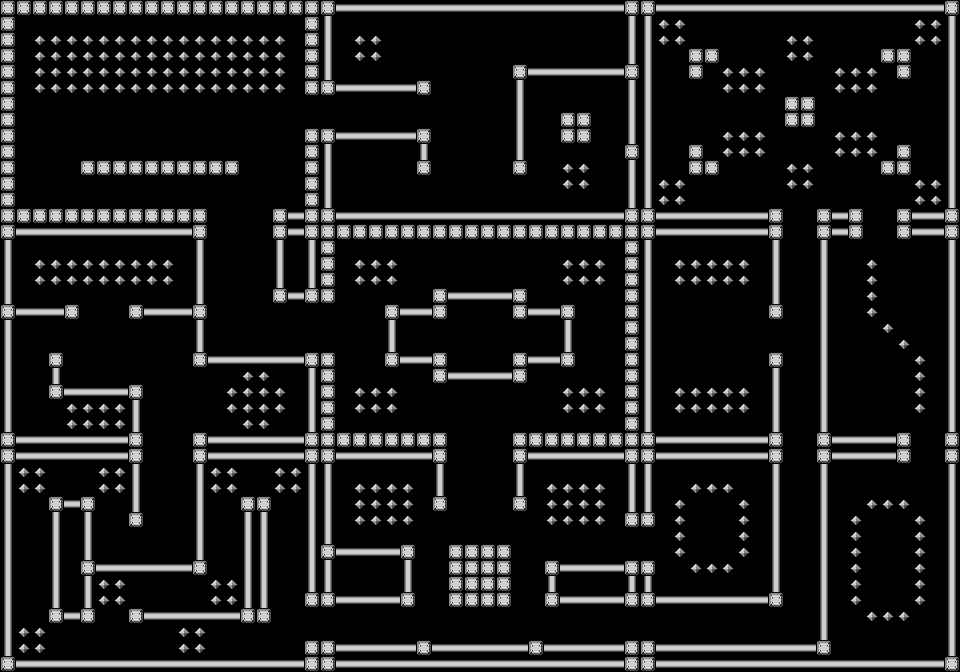

A level layout from a 2D game, rendered from its tile map. Below: a short description, then the map file with tile-grid data replaced by summaries:
An orthogonal 60x42 tile map with 16x16 px tiles, 1 tile layer (map_layer), 2 tilesets and 13 objects (13x MapObject).

<map version="1.10" tiledversion="1.11.2" orientation="orthogonal" renderorder="right-down" width="60" height="42" tilewidth="16" tileheight="16" infinite="0" nextlayerid="4" nextobjectid="37">
 <tileset firstgid="1" source="level1_tiles.tsx" />
 <tileset firstgid="7" source="enemy_markers.tsx" />
 <layer id="1" name="map_layer" width="60" height="42">
  <data>[2520 cells, 1123 non-empty, 4 distinct tile ids]</data>
 </layer>
 <objectgroup id="2" name="objects_layer">
  <object id="1" name="Bouncer" type="MapObject" gid="7" x="400" y="64" width="16" height="16">
   <properties>
    <property name="direction" type="int" value="1" />
    <property name="enemy_type" type="int" value="0" />
    <property name="exportPosition" type="bool" value="true" />
    <property name="room" type="int" value="1" />
    <property name="speed" type="float" value="1" />
   </properties>
  </object>
  <object id="2" name="Bouncer" type="MapObject" gid="7" x="464" y="160" width="16" height="16">
   <properties>
    <property name="direction" type="int" value="1" />
    <property name="enemy_type" type="int" value="0" />
    <property name="exportPosition" type="bool" value="true" />
    <property name="room" type="int" value="1" />
    <property name="speed" type="float" value="1" />
   </properties>
  </object>
  <object id="3" name="Bouncer" type="MapObject" gid="7" x="464" y="176" width="16" height="16">
   <properties>
    <property name="direction" type="int" value="1" />
    <property name="enemy_type" type="int" value="0" />
    <property name="exportPosition" type="bool" value="true" />
    <property name="room" type="int" value="1" />
    <property name="speed" type="float" value="1" />
   </properties>
  </object>
  <object id="4" name="Bouncer" type="MapObject" gid="7" x="536" y="144" width="16" height="16">
   <properties>
    <property name="direction" type="int" value="1" />
    <property name="enemy_type" type="int" value="0" />
    <property name="exportPosition" type="bool" value="true" />
    <property name="room" type="int" value="1" />
    <property name="speed" type="float" value="1" />
   </properties>
  </object>
  <object id="5" name="Bouncer" type="MapObject" gid="7" x="224" y="96" width="16" height="16">
   <properties>
    <property name="direction" type="int" value="270" />
    <property name="enemy_type" type="int" value="0" />
    <property name="exportPosition" type="bool" value="true" />
    <property name="room" type="int" value="0" />
    <property name="speed" type="float" value="1" />
   </properties>
  </object>
  <object id="6" name="Bouncer" type="MapObject" gid="7" x="80" y="96" width="16" height="16">
   <properties>
    <property name="direction" type="int" value="90" />
    <property name="enemy_type" type="int" value="0" />
    <property name="exportPosition" type="bool" value="true" />
    <property name="room" type="int" value="0" />
    <property name="speed" type="float" value="1" />
   </properties>
  </object>
  <object id="8" name="Ricochet Ball" type="MapObject" gid="7" x="144" y="192" width="16" height="16">
   <properties>
    <property name="direction" type="int" value="0" />
    <property name="enemy_type" type="int" value="0" />
    <property name="exportPosition" type="bool" value="true" />
    <property name="room" type="int" value="0" />
    <property name="speed" type="float" value="1" />
   </properties>
  </object>
  <object id="31" name="Bouncer" type="MapObject" gid="7" x="416" y="384" width="16" height="16">
   <properties>
    <property name="direction" type="int" value="1" />
    <property name="enemy_type" type="int" value="0" />
    <property name="exportPosition" type="bool" value="true" />
    <property name="room" type="int" value="4" />
    <property name="speed" type="float" value="1" />
   </properties>
  </object>
  <object id="32" name="Bouncer" type="MapObject" gid="7" x="528" y="304" width="16" height="16">
   <properties>
    <property name="direction" type="int" value="1" />
    <property name="enemy_type" type="int" value="0" />
    <property name="exportPosition" type="bool" value="true" />
    <property name="room" type="int" value="4" />
    <property name="speed" type="float" value="1" />
   </properties>
  </object>
  <object id="33" name="Bouncer" type="MapObject" gid="7" x="528" y="384" width="16" height="16">
   <properties>
    <property name="direction" type="int" value="1" />
    <property name="enemy_type" type="int" value="0" />
    <property name="exportPosition" type="bool" value="true" />
    <property name="room" type="int" value="4" />
    <property name="speed" type="float" value="1" />
   </properties>
  </object>
  <object id="34" name="Bouncer" type="MapObject" gid="7" x="416" y="304" width="16" height="16">
   <properties>
    <property name="direction" type="int" value="1" />
    <property name="enemy_type" type="int" value="0" />
    <property name="exportPosition" type="bool" value="true" />
    <property name="room" type="int" value="4" />
    <property name="speed" type="float" value="1" />
   </properties>
  </object>
  <object id="35" name="Warper" type="MapObject" gid="9" x="112" y="160" width="16" height="16">
   <properties>
    <property name="direction" type="int" value="180" />
    <property name="enemy_type" type="int" value="1" />
    <property name="exportPosition" type="bool" value="true" />
    <property name="room" type="int" value="0" />
    <property name="speed" type="float" value="1" />
   </properties>
  </object>
  <object id="36" name="Warper" type="MapObject" gid="9" x="192" y="144" width="16" height="16">
   <properties>
    <property name="direction" type="int" value="0" />
    <property name="enemy_type" type="int" value="1" />
    <property name="exportPosition" type="bool" value="true" />
    <property name="room" type="int" value="0" />
    <property name="speed" type="float" value="1" />
   </properties>
  </object>
 </objectgroup>
</map>
